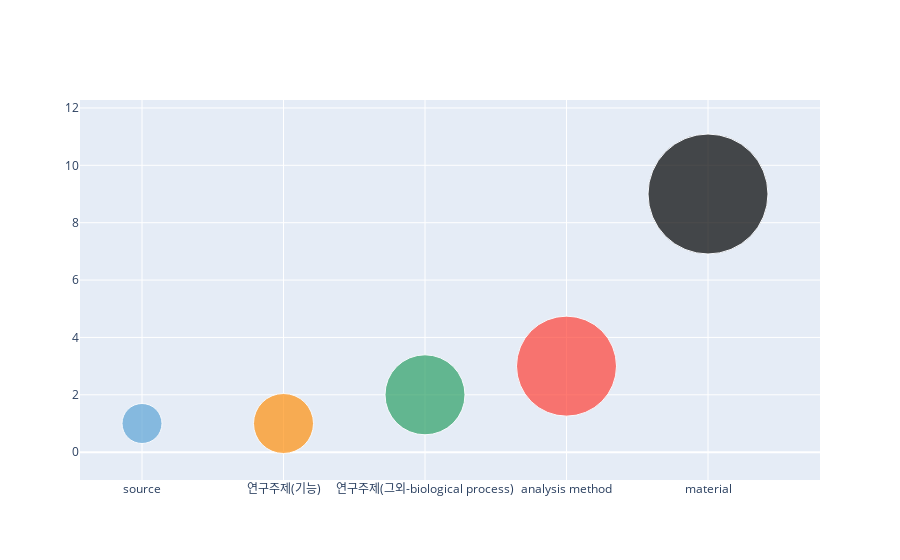

Source (notebook cell):
### Markdown cell above
# nmr_property_frequency
x : property

y : frequency

### Code cell
fig = go.Figure(data=[go.Scatter(
    x = ['source','연구주제(기능)','연구주제(그외-biological process)','analysis method', 'material'],
    y=[1,1, 2, 3, 9],
    text=['staphylococcus hominis: 3', 'regulation: 2', 'apoptosis: 2<br>cancer: 2', 'nmr: 3<br>laczy: 2', 'antimicrobial peptide: 3<br>hominicin: 3<br>antit: 3'],
    mode='markers',
    marker=dict(
        color=['rgb(93, 164, 214)', 'rgb(255, 144, 14)',  'rgb(44, 160, 101)', 'rgb(255, 65, 54)'],
        size=[40, 60, 80, 100, 120],
    )
)])

fig.show()

### Figure 1 — Plotly figure (JSON) as saved in the notebook; plotly's stock layout.template omitted (floating-point values rounded to 4 significant figures)
{"data": [{"marker": {"color": ["rgb(93, 164, 214)", "rgb(255, 144, 14)", "rgb(44, 160, 101)", "rgb(255, 65, 54)"], "size": [40, 60, 80, 100, 120]}, "mode": "markers", "text": ["staphylococcus hominis: 3", "regulation: 2", "apoptosis: 2<br>cancer: 2", "nmr: 3<br>laczy: 2", "antimicrobial peptide: 3<br>hominicin: 3<br>antit: 3"], "type": "scatter", "x": ["source", "연구주제(기능)", "연구주제(그외-biological process)", "analysis method", "material"], "y": [1, 1, 2, 3, 9]}], "layout": {}}
